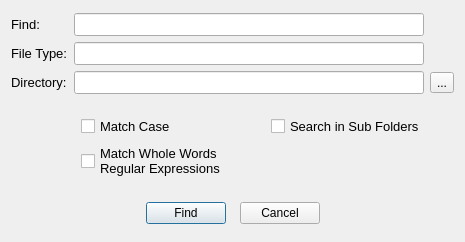
<?xml version="1.0" encoding="UTF-8"?>
<ui version="4.0">
 <class>Dialog_AdvFind</class>
 <widget class="QDialog" name="Dialog_AdvFind">
  <property name="windowModality">
   <enum>Qt::NonModal</enum>
  </property>
  <property name="geometry">
   <rect>
    <x>0</x>
    <y>0</y>
    <width>463</width>
    <height>242</height>
   </rect>
  </property>
  <property name="windowTitle">
   <string>Find in Files</string>
  </property>
  <property name="modal">
   <bool>false</bool>
  </property>
  <layout class="QGridLayout" name="gridLayout_top">
   <property name="topMargin">
    <number>10</number>
   </property>
   <item row="0" column="0" colspan="2">
    <layout class="QGridLayout" name="gridLayout_1">
     <item row="0" column="0">
      <widget class="QLabel" name="label">
       <property name="minimumSize">
        <size>
         <width>0</width>
         <height>0</height>
        </size>
       </property>
       <property name="font">
        <font>
         <pointsize>10</pointsize>
        </font>
       </property>
       <property name="text">
        <string>Find:</string>
       </property>
      </widget>
     </item>
     <item row="0" column="1">
      <widget class="QLineEdit" name="find">
       <property name="minimumSize">
        <size>
         <width>350</width>
         <height>0</height>
        </size>
       </property>
       <property name="font">
        <font>
         <pointsize>10</pointsize>
        </font>
       </property>
      </widget>
     </item>
     <item row="1" column="0">
      <widget class="QLabel" name="label_3">
       <property name="font">
        <font>
         <pointsize>10</pointsize>
        </font>
       </property>
       <property name="text">
        <string>File Type:</string>
       </property>
      </widget>
     </item>
     <item row="1" column="1">
      <widget class="QLineEdit" name="findType">
       <property name="font">
        <font>
         <pointsize>10</pointsize>
        </font>
       </property>
      </widget>
     </item>
     <item row="2" column="0">
      <widget class="QLabel" name="label_2">
       <property name="font">
        <font>
         <pointsize>10</pointsize>
        </font>
       </property>
       <property name="text">
        <string>Directory:</string>
       </property>
      </widget>
     </item>
     <item row="2" column="1">
      <widget class="QLineEdit" name="findFolder">
       <property name="font">
        <font>
         <pointsize>10</pointsize>
        </font>
       </property>
      </widget>
     </item>
     <item row="2" column="2">
      <widget class="QToolButton" name="folder_TB">
       <property name="text">
        <string>...</string>
       </property>
      </widget>
     </item>
    </layout>
   </item>
   <item row="1" column="1">
    <spacer name="verticalSpacer_1">
     <property name="orientation">
      <enum>Qt::Vertical</enum>
     </property>
     <property name="sizeType">
      <enum>QSizePolicy::Fixed</enum>
     </property>
     <property name="sizeHint" stdset="0">
      <size>
       <width>100</width>
       <height>13</height>
      </size>
     </property>
    </spacer>
   </item>
   <item row="2" column="0" colspan="2">
    <layout class="QGridLayout" name="gridLayout_2">
     <item row="0" column="0">
      <spacer name="horizontalSpacer_2">
       <property name="orientation">
        <enum>Qt::Horizontal</enum>
       </property>
       <property name="sizeType">
        <enum>QSizePolicy::Fixed</enum>
       </property>
       <property name="sizeHint" stdset="0">
        <size>
         <width>70</width>
         <height>20</height>
        </size>
       </property>
      </spacer>
     </item>
     <item row="0" column="1">
      <widget class="QCheckBox" name="case_CKB">
       <property name="minimumSize">
        <size>
         <width>140</width>
         <height>0</height>
        </size>
       </property>
       <property name="font">
        <font>
         <pointsize>10</pointsize>
        </font>
       </property>
       <property name="text">
        <string>Match Case</string>
       </property>
      </widget>
     </item>
     <item row="0" column="2">
      <widget class="QCheckBox" name="searchSubFolders_CKB">
       <property name="font">
        <font>
         <pointsize>10</pointsize>
        </font>
       </property>
       <property name="text">
        <string>Search in Sub Folders</string>
       </property>
      </widget>
     </item>
     <item row="1" column="1">
      <widget class="QCheckBox" name="wholeWords_CKB">
       <property name="font">
        <font>
         <pointsize>10</pointsize>
        </font>
       </property>
       <property name="text">
        <string>Match Whole Words
Regular Expressions </string>
       </property>
      </widget>
     </item>
    </layout>
   </item>
   <item row="3" column="0">
    <spacer name="verticalSpacer_2">
     <property name="orientation">
      <enum>Qt::Vertical</enum>
     </property>
     <property name="sizeType">
      <enum>QSizePolicy::Fixed</enum>
     </property>
     <property name="sizeHint" stdset="0">
      <size>
       <width>20</width>
       <height>13</height>
      </size>
     </property>
    </spacer>
   </item>
   <item row="4" column="0" colspan="2">
    <layout class="QHBoxLayout" name="layout_buttons">
     <item>
      <spacer name="horizontalSpacer_31">
       <property name="orientation">
        <enum>Qt::Horizontal</enum>
       </property>
       <property name="sizeHint" stdset="0">
        <size>
         <width>10</width>
         <height>20</height>
        </size>
       </property>
      </spacer>
     </item>
     <item>
      <widget class="QPushButton" name="find_PB">
       <property name="text">
        <string>Find</string>
       </property>
      </widget>
     </item>
     <item>
      <spacer name="horizontalSpacer_32">
       <property name="orientation">
        <enum>Qt::Horizontal</enum>
       </property>
       <property name="sizeType">
        <enum>QSizePolicy::Fixed</enum>
       </property>
       <property name="sizeHint" stdset="0">
        <size>
         <width>8</width>
         <height>25</height>
        </size>
       </property>
      </spacer>
     </item>
     <item>
      <widget class="QPushButton" name="cancel_PB">
       <property name="text">
        <string>Cancel</string>
       </property>
      </widget>
     </item>
     <item>
      <spacer name="horizontalSpacer_33">
       <property name="orientation">
        <enum>Qt::Horizontal</enum>
       </property>
       <property name="sizeHint" stdset="0">
        <size>
         <width>10</width>
         <height>20</height>
        </size>
       </property>
      </spacer>
     </item>
    </layout>
   </item>
  </layout>
 </widget>
 <tabstops>
  <tabstop>find</tabstop>
  <tabstop>findType</tabstop>
  <tabstop>findFolder</tabstop>
  <tabstop>folder_TB</tabstop>
  <tabstop>case_CKB</tabstop>
  <tabstop>wholeWords_CKB</tabstop>
  <tabstop>searchSubFolders_CKB</tabstop>
  <tabstop>find_PB</tabstop>
  <tabstop>cancel_PB</tabstop>
 </tabstops>
 <resources/>
 <connections/>
</ui>
